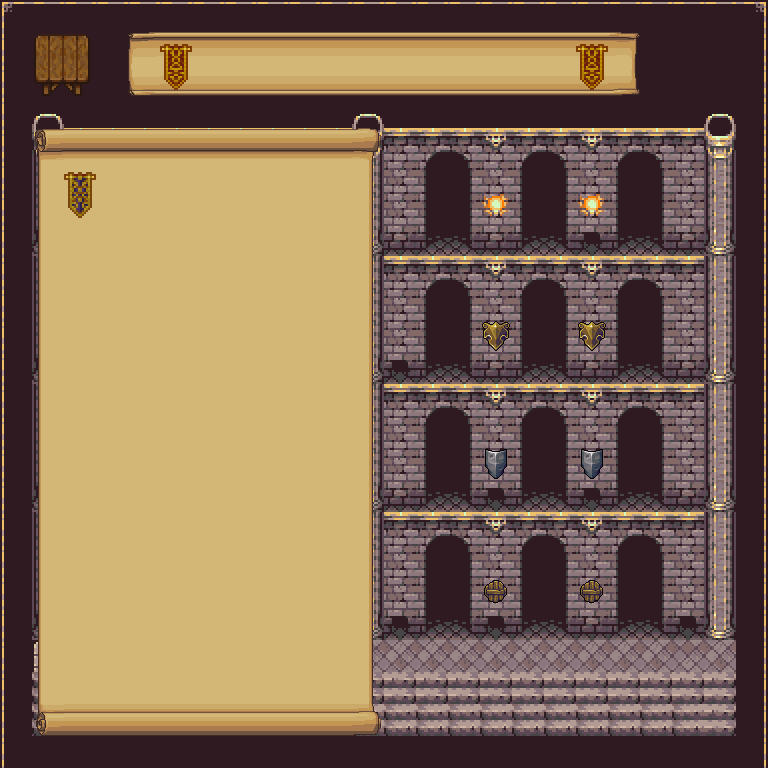

This game map was drawn from its Tiled (.tmx) file and the tilesets committed beside it. A one-line description and the trimmed map source follow:
An orthogonal 24x24 tile map with 32x32 px tiles, 2 tile layers (Ground, Overlay), 5 tilesets.

<map version="1.0" orientation="orthogonal" width="24" height="24" tilewidth="32" tileheight="32">
 <properties>
  <property name="name" value="gladiatorpit" />
 </properties>
 <tileset firstgid="1" name="rpc_indoor_tileset" tilewidth="32" tileheight="32">
  <image source="rpc_indoor_tileset.png" width="352" height="447" />
 </tileset>
 <tileset firstgid="144" name="inventory" tilewidth="32" tileheight="32">
  <image source="inventory.png" width="192" height="192" />
 </tileset>
 <tileset firstgid="180" name="gas-valhalla" tilewidth="32" tileheight="32" spacing="2">
  <image source="gas-valhalla.png" width="546" height="378" />
 </tileset>
 <tileset firstgid="356" name="scrollsandblocks" tilewidth="32" tileheight="32">
  <image source="scrollsandblocks.png" width="544" height="320" />
 </tileset>
 <tileset firstgid="526" name="items_small" tilewidth="32" tileheight="32">
  <image source="items_small.png" width="96" height="320" />
 </tileset>
 <layer name="Ground" width="24" height="24">
  <data>[576 cells, 576 non-empty, 32 distinct tile ids]</data>
 </layer>
 <layer name="Overlay" width="24" height="24">
  <data>[576 cells, 232 non-empty, 27 distinct tile ids]</data>
 </layer>
</map>
